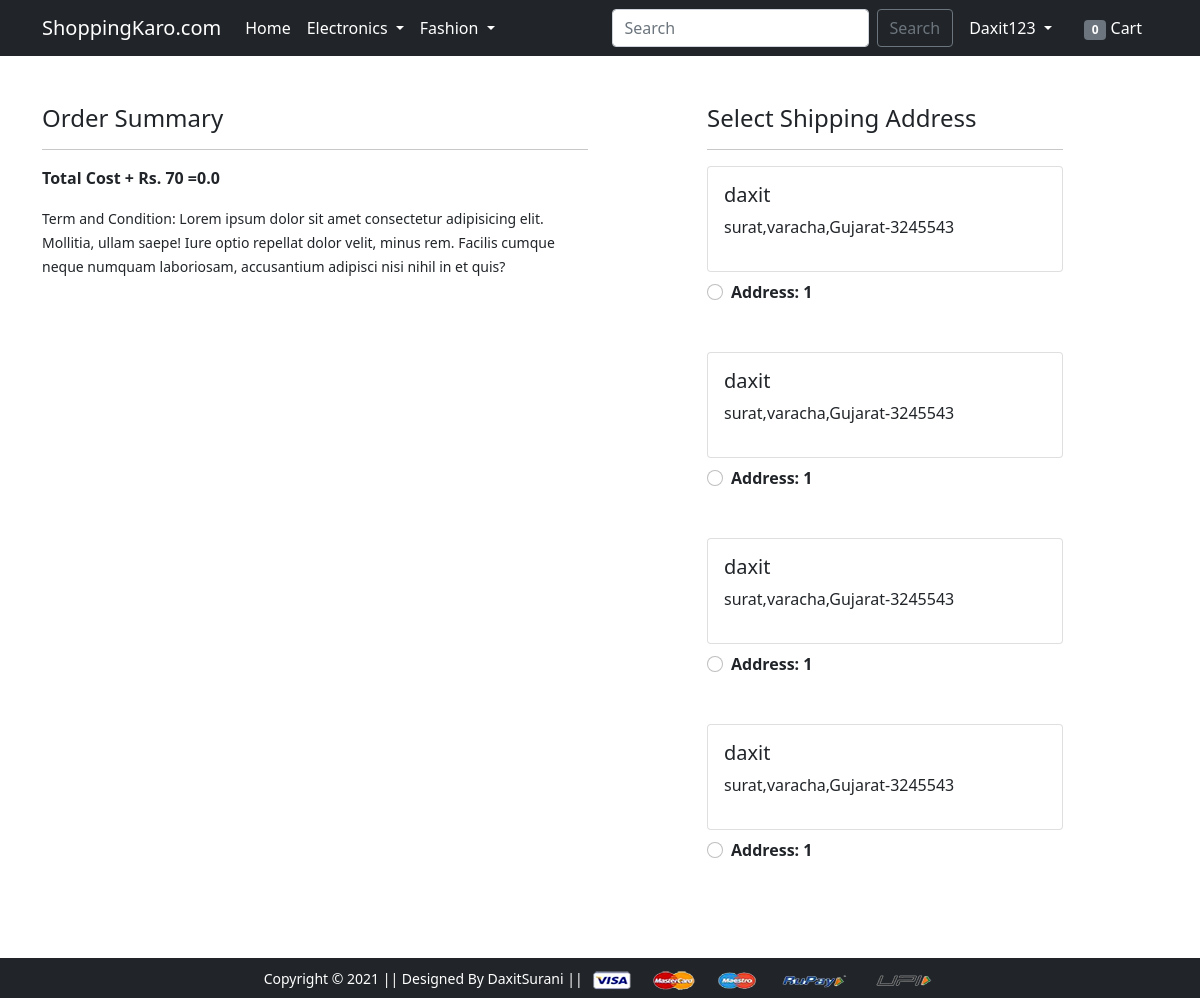
/checkout/ (signed in), run on the app's committed database.
### app/models.py (models this page shows, shortened)
class Customer(models.Model):
    user=models.ForeignKey(User,on_delete=models.CASCADE)
    name=models.CharField(max_length=200)
    locality=models.CharField(max_length=200)
    city=models.CharField(max_length=50)
    zipcode=models.IntegerField()
    state=models.CharField(choices=STATE_CHOICE,max_length=50)

### app/views.py (the view)
# urls.py: path('checkout/', views.checkout, name='checkout'),
@login_required
def checkout(request):
    totalitem=0
    if request.user.is_authenticated:
        totalitem=len(Cart.objects.filter(user=request.user))
    user=request.user
    add=Customer.objects.filter(user=user)
    cart_items = Cart.objects.filter(user=user)
    amount=0.0
    shipping_amount=70.0
    totalamount=0.0
    cart_product=[p for p in Cart.objects.all() if p.user == request.user]
    if cart_product:
        for p in cart_product:
            tempamount=(p.quantity * p.product.discount_price)
            amount += tempamount
        totalamount=amount+shipping_amount
    return render(request, 'app/checkout.html', {'add':add,'totalamount':totalamount,'cart_items':cart_items,'totalitem':totalitem})

### app/templates/app/checkout.html (shortened to what this page needs)
{% extends 'app/base.html' %}
{% load static %}
{% block main-content %}
<div class="container">
 <div class="row mt-5">
  <div class="col-sm-6">
    <h4>Order Summary</h4>
    <hr>
      <p class="fw-bold">Total Cost + Rs. 70 ={{totalamount}}</p>
    <small>Term and Condition: Lorem ipsum dolor sit amet consectetur adipisicing elit. Mollitia, ullam saepe! Iure optio repellat dolor velit, minus rem. Facilis cumque neque numquam laboriosam, accusantium adipisci nisi nihil in et quis?</small>
  </div>
  <div class="col-sm-4 offset-sm-1">
    <h4>Select Shipping Address</h4>
    <hr>
    <form action="/paymentdone" id="myform">
    {% for ad in add %}
      <div class="card">
        <div class="card-body">
        <h5>{{ad.name}}</h5>
        <p>{{ad.locality}},{{ad.city}},{{ad.state}}-{{ad.zipcode}}</p>
        </div>
      </div>
        <div class="form-check mt-2 mb-5">
          <input class="form-check-input" type="radio" name="custid" id="custadd{{forloop.counter}}" value="{{ad.id}}">
          <label class="form-check-label fw-bold" for="custadd{{forloop.counter}}">
            Address: 1 </label>
        </div>
        {% endfor %}
      </form>
    </div>
  </div>
</div>
{% endblock main-content %}

### app/templates/app/base.html (shortened to what this page needs)
<!doctype html>
{% load static %}
<html lang="en">
  <head>
    <link href="https://cdn.jsdelivr.net/npm/bootstrap@5.0.0-beta1/dist/css/bootstrap.min.css" rel="stylesheet">
    <link rel="stylesheet" href="{% static 'app/css/owl.carousel.min.css' %}">
    <link rel="stylesheet" href="{% static 'app/css/all.min.css' %}">
    <link rel="stylesheet" href="{% static 'app/css/style.css' %}">
  </head>
  <body>
    <nav class="navbar navbar-expand-lg navbar-dark bg-primary bg-dark">
     <div class="container">
       <a class="navbar-brand" href="/">ShoppingKaro.com</a>
       <div class="collapse navbar-collapse" id="navbarSupportedContent">
         <ul class="navbar-nav me-auto mb-2 mb-lg-0">
           <li class="nav-item">
             <a class="nav-link active" aria-current="page" href="/">Home</a>
           </li>
           <li class="nav-item dropdown">
             <a class="nav-link dropdown-toggle text-white" href="#" id="electronicsDropdown" role="button" data-bs-toggle="dropdown" aria-expanded="false">
               Electronics
             </a>
           </li>
           <li class="nav-item dropdown">
             <a class="nav-link dropdown-toggle text-white" href="#" id="fashionDropdown" role="button" data-bs-toggle="dropdown" aria-expanded="false">
               Fashion
             </a>
           </li>
         </ul>
         <form class="d-flex">
          <input class="form-control me-2" type="search" placeholder="Search" aria-label="Search">
          <button class="btn btn-outline-secondary" type="submit">Search</button>
        </form>
         <div>
          <ul class="navbar-nav me-auto mb-2 mb-lg-0">
          {% if request.user.is_authenticated %}
           <li class="nav-item dropdown mx-2">
              <a class="nav-link dropdown-toggle text-white" href="#" id="profileDropdown" role="button" data-bs-toggle="dropdown" aria-expanded="false">
              {{request.user.username|capfirst}}
              </a>
            </li>
            <li class="nav-item mx-2">
             <a href="{% url 'add-to-cart' %}" class="nav-link text-white"><span class="badge bg-secondary">{{totalitem}}</span> Cart </a>
            </li>
            {% endif %}
          </ul>
         </div>
       </div>
     </div>
    </nav>
    {% block main-content %} {% endblock main-content %}
    <footer class="container-fluid bg-dark text-center p-2 mt-5">
        <small class="text-white">Copyright &copy; 2021 || Designed By DaxitSurani || </small>
        <img src="{% static 'app/images/payment.png' %}" alt="" srcset="" class="img-fluid" height="2px">
    </footer>
</html>

### data on the page
Customer: name "daxit", locality "surat", city "varacha", state "Gujarat", zipcode "3245543"
Customer: name "daxit", locality "surat", city "varacha", state "Gujarat", zipcode "3245543"
Customer: name "daxit", locality "surat", city "varacha", state "Gujarat", zipcode "3245543"
Customer: name "daxit", locality "surat", city "varacha", state "Gujarat", zipcode "3245543"

### other printed values
{{ request.user.username|capfirst }} "Daxit123"
{{ totalitem }} "0"
{{ totalamount }} "0.0"
